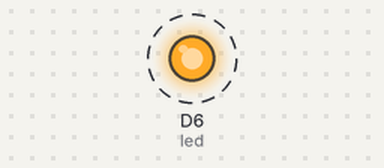
Simulated run of this program. Board: Raspberry Pi (BCM pin numbers) with a GrovePi. On the bench: output pins drawn as LEDs (lit = HIGH). Dashed ring = blinking. What the program prints to the terminal is not drawn.

Above: at 0.2 s.
Timing chart, 0 to 3.0 s (numbered marks = the images above):
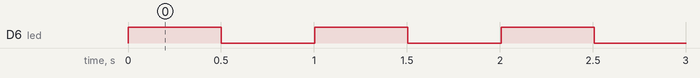

Measured:
- by itself, D6 (led): alternates HIGH for 0.50 s and LOW for 0.50 s

The program:

grove-led.py
```python
############################################################
# Simple Python program that repeatedly blinks a
# Grove LED attached to port D6.
#
# To run this program from the bash command prompt,
# type this and hit Enter:
#
#    sudo python grove-led.py
#
############################################################

import time
import grovepi
import sys

# Actuator settings
led = 6                                # LED connected to D6 port

grovepi.pinMode(led, "OUTPUT")

while True:

  try:
    print "led on"
    grovepi.digitalWrite(led, 1)       # led on
    time.sleep(0.5)

    print "led off"
    grovepi.digitalWrite(led, 0)       # led off
    time.sleep(0.5)

  except KeyboardInterrupt:
    grovepi.digitalWrite(led, 0)       # turn led off Control-C terminates the program
    break
  except IOError:
    print "IOError"
  except:
    print "Unexpected error, continuing"
    print "sys.exc_info()[0]: ", sys.exc_info()[0]
```
